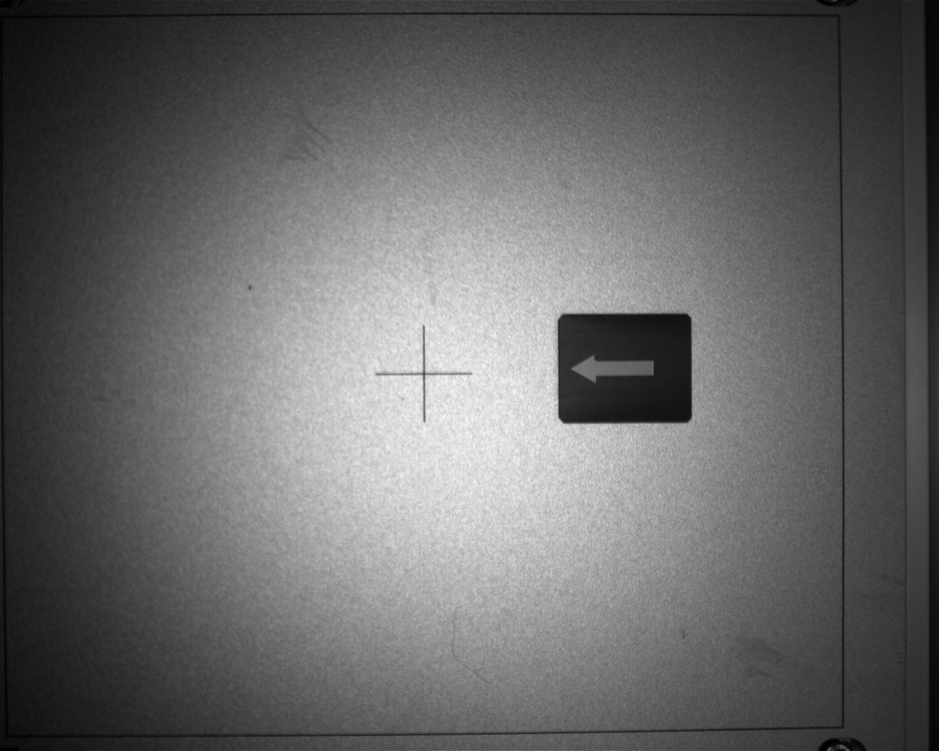
#> input picture lab7/lab7pkg_pick_place/img/img_cali_1.bmp, 939 x 751 px, shrunk from 1280 x 1024 before the run
$ python -i lab7_img.py   (imports and definitions only)   (older library calls are emulated)
#> lines starting #> are read from the running program, lines starting #| are printed output that depends on the picture; after the words box and inside, x2 and y2 are one past the last pixel; in counts of white or black regions, pixels touching at a corner belong together
#!/usr/bin/env python

'''

lab7pkg_pick_place/lab7_img.py

@brief: image processing for lab6, including template matching, image filtering, edge detection, contour detection, etc.
@author: Songjie Xiao
@date: Monday 2023/3/20

'''

#########################################################################
#
#  Lab 6-Image Processing
#  Main task is to pick and place all the blocks to your destination.
#  Camera is used to detect blocks. With image processing methods,
#  robot is able to know the position, shape and orientation of the blocks.
#  Since block's position is based on image coordinate, what we should do
#  is to transform it into robot coordinate.
#
#  In this lab, you only need to complete the image processing part.
#
#########################################################################

import cv2
import numpy as np

class ImageProcess():
    def __init__(self):

        self.contours_elip = []
        self.contours_rect = []

    def template_process(self, img_path):

        # read image from img_path
#> called with img_path = '../img/img_cali_1.bmp'
        img_temp = cv2.imread(img_path)
#> img_temp is the input picture: shape (751, 939, 3); min 0, max 248, mean 103.2

        if img_temp is None:
            print('Template Image is None, Please check image path!')
            return

        img_copy = img_temp.copy()

        # Bilateral Filter smooths images while preserving edges,
        # by means of a nonlinear combination of nearby image values.
        # cv2.bilateralFilter(src, d, sigmaColor, sigmaSpace)
        # d - Diameter of each pixel neighborhood that is used during filtering.
        img_blur = cv2.bilateralFilter(img_copy, 19, 130, 30)

        # cv2.medianBlur() is used to reduce noise in the image
        img_blur = cv2.medianBlur(img_blur, 9)

        # cv2.cvtColor() is used to convert the image to grayscale
        img_gray = cv2.cvtColor(img_blur, cv2.COLOR_BGR2GRAY)

        # cv2.Sobel() is used to find the gradient of the image
        x_grid = cv2.Sobel(img_gray, cv2.CV_16SC1, 1, 0)
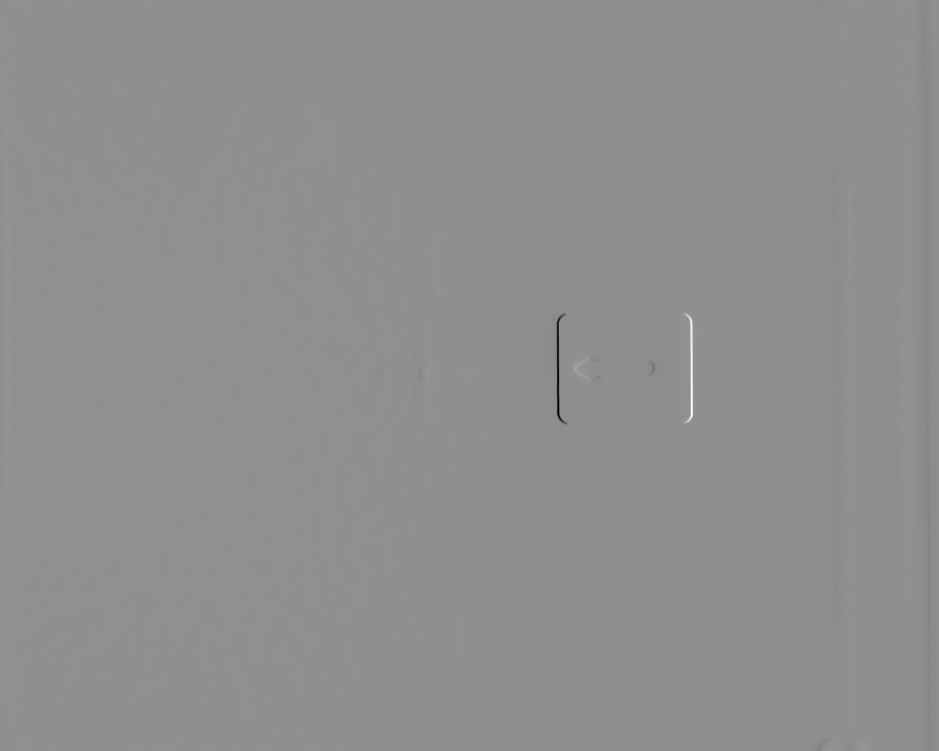
#> x_grid: shape (751, 939) int16; min -597, max 466, mean 0; drawn with min black and max white
        y_grid = cv2.Sobel(img_gray, cv2.CV_16SC1, 0, 1)
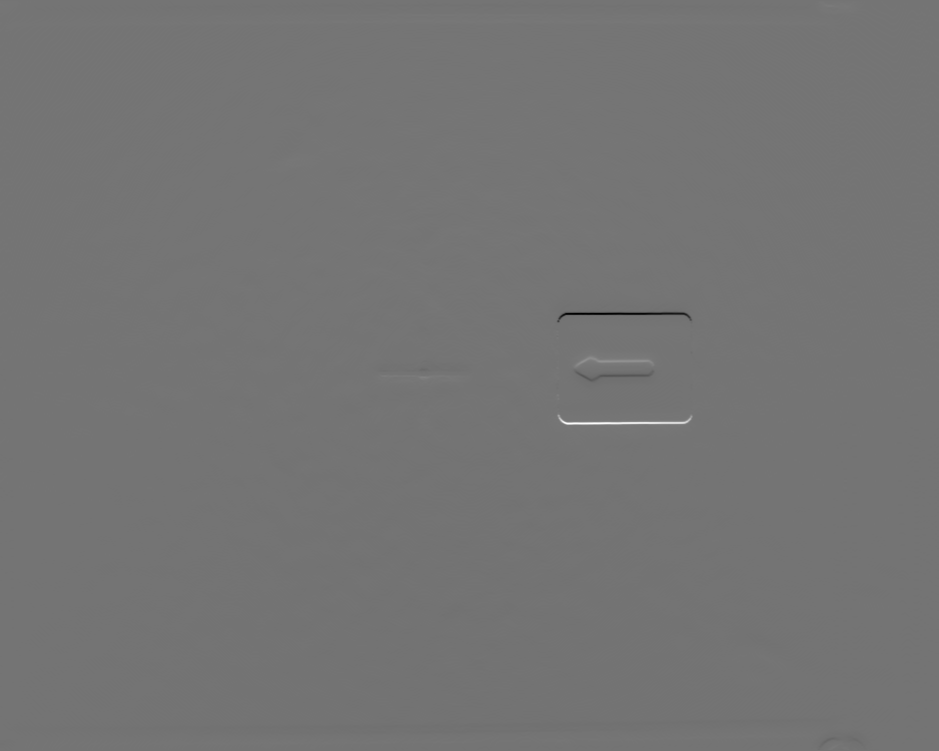
#> y_grid: shape (751, 939) int16; min -488, max 579, mean 0.2; drawn with min black and max white
        # cv2.Canny() is used to find the edges of the image
        img_canny = cv2.Canny(x_grid, y_grid, 30, 220)
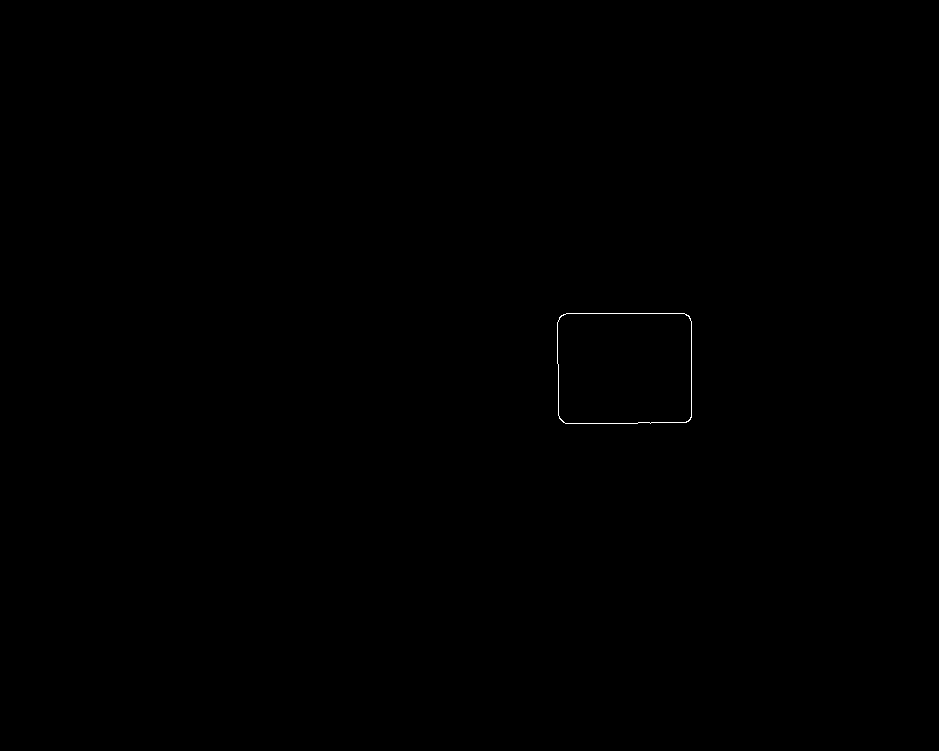
#> img_canny: shape (751, 939); 0.07% white in thin lines or dots, all inside (x1, y1, x2, y2) = (557, 313, 692, 424)

        # split image into two parts, rectangle and ellipse
        weight, height = img_canny.shape
#> weight = 751; height = 939
        img_rect = img_canny[:, :weight]
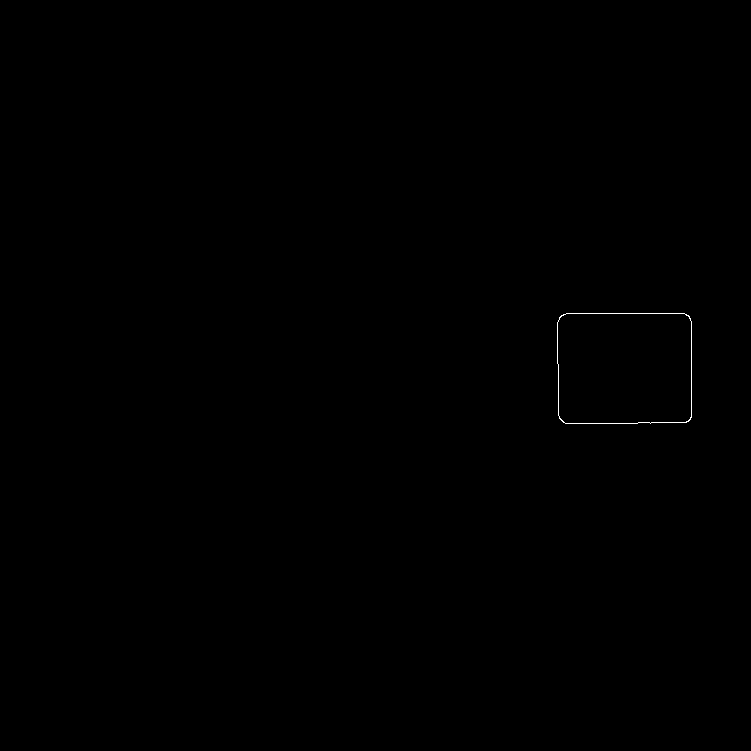
#> img_rect: shape (751, 751); 0.08% white in thin lines or dots, all inside (x1, y1, x2, y2) = (557, 313, 692, 424)
        img_elip = img_canny[:, weight:]
#> img_elip: shape (751, 188); every value is 0

        # cv2.findContours to find contour
        # variable contours_1 stores all contours, each of which is composed of a series of pixel point
        # For example: len(contours) contours[0]
        # rectangle
        self.contours_rect, hierarchy = cv2.findContours(img_rect, cv2.RETR_TREE, cv2.CHAIN_APPROX_SIMPLE)
#> self.contours_rect = 2 contours; box (x1, y1, x2, y2) and area: (557, 313, 692, 424) 14550, (557, 313, 692, 424) 14534
        # elipse
        self.contours_elip, hierarchy = cv2.findContours(img_elip, cv2.RETR_TREE, cv2.CHAIN_APPROX_SIMPLE)
#> self.contours_elip = []

        # [10 lines of commented-out code are left out]

    # [118 lines left out: functions image_process, coordinate_transform, lab_imgproc, not called in this run]

>>> result = ImageProcess().template_process('../img/img_cali_1.bmp')
